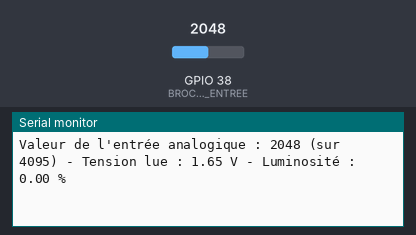
A sketch run on a simulated ESP32. Shown: the last lines printed to the serial monitor. Inputs (shaded band) come from the test bench; at power-on: GPIO 38 (BROCHE_ENTREE) = 2048 (analog values on the 0–4095 scale). WiFi joins after 1.5 s; servers stay silent unless stated; no MQTT or app messages arrive unless stated.

Above: at 3.2 s.
3.3 s: GPIO 38 (BROCHE_ENTREE) set to 2866
At 4.0 s:
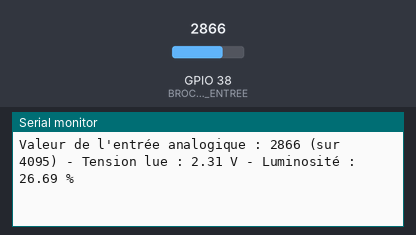
4.8 s: GPIO 38 (BROCHE_ENTREE) set to 3603
At 5.5 s:
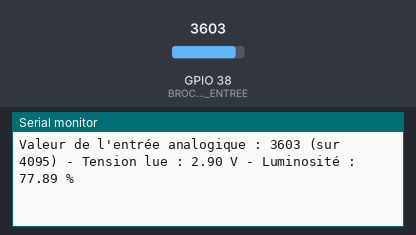
Timing chart, 0 to 7.8 s (numbered marks = the images above; inputs shaded):
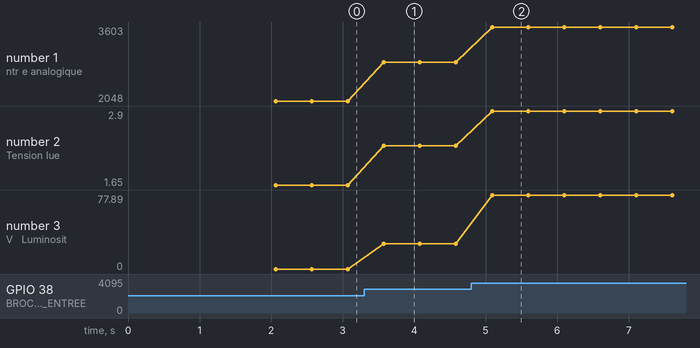

Measured:
- after the input at 3.3 s, the serial monitor: prints a new line after 0.28 s (image 1)
- after the input at 4.8 s, the serial monitor: prints a new line after 0.29 s (image 2)
- plotted number 1: 2048 → 2866 after the input at 3.3 s, 2866 → 3603 after the input at 4.8 s
- plotted number 2: 1.65 → 2.31 after the input at 3.3 s, 2.31 → 2.9 after the input at 4.8 s
- plotted number 3: 0 → 26.69 after the input at 3.3 s, 26.69 → 77.89 after the input at 4.8 s

The sketch:

tutoesp32.ino
```cpp
#include <WiFi.h>
#include <PubSubClient.h>

#define BROCHE_ENTREE 38 // Pin de lecture analogique

int valeurAnalogique;      // Valeur lue sur l'entrée analogique
float tensionAnalogique;   // Tension calculée à partir de la valeur lue
float luminositePourcentage; // Luminosité en pourcentage

// Plage de tensions observée
const float V_MIN = 2.0;
const float V_MAX = 3.16;

// Informations du réseau WiFi
const char* ssid = "RobotiqueCPE";     // Remplace par ton SSID
const char* motDePasse = "AppareilLunaire:DauphinRadio"; // Remplace par ton mot de passe WiFi

// Informations du serveur MQTT
const char* mqtt_server = "134.214.51.148";  // Remplace par l'adresse de ton broker MQTT
const int mqtt_port = 1883;                 // Port par défaut du serveur MQTT (1883)

WiFiClient espClient;
PubSubClient client(espClient);

// Callback pour recevoir les messages MQTT
void callback(char* topic, byte* payload, unsigned int length) {
  payload[length] = '\0'; // Terminer la chaîne de caractères
  String message = String((char*)payload);

  // Réagir à la commande de fin
  if (String(topic) == "/capteur/tutoriel/donnees") {
    if (message == "finish") {
      // Publier le statut "finish"
      client.publish("/capteur/tutoriel/status", "finish");
    }
  }
}

void setup() {
  Serial.begin(115200);

  // Connexion au WiFi
  setup_wifi();

  // Connexion au serveur MQTT
  client.setServer(mqtt_server, mqtt_port);
  client.setCallback(callback); // Définir la fonction callback pour les messages MQTT

  // Configuration de la résolution pour le DAC de l'ESP32
  analogReadResolution(12); // Résolution en 12 bits (de 0 à 4095)

  // Souscrire au topic "donnees" pour écouter la commande de fin
  client.subscribe("/capteur/tutoriel/donnees");

  // Initialiser l'état comme "waiting"
  client.publish("/capteur/tutoriel/status", "waiting");
}

void loop() {
  // Vérifier la connexion au serveur MQTT
  if (!client.connected()) {
    reconnect();
  }
  client.loop();

  // Lecture de l'entrée analogique
  valeurAnalogique = analogRead(BROCHE_ENTREE);

  // Calcul de la tension lue
  tensionAnalogique = (3.3 * valeurAnalogique) / 4095.0;

  // Conversion de la tension en pourcentage de luminosité
  luminositePourcentage = ((tensionAnalogique - V_MIN) / (V_MAX - V_MIN)) * 100;

  // Condition pour limiter la luminosité entre 0% et 100%
  if (luminositePourcentage < 0) {
    luminositePourcentage = 0;
  } else if (luminositePourcentage > 100) {
    luminositePourcentage = 100;
  }

  // Publication de la luminosité sur le topic "/capteur/tutoriel/donnees"
  char payload[50];
  snprintf(payload, sizeof(payload), "Luminosité : %.2f %%", luminositePourcentage);
  client.publish("/capteur/tutoriel/donnees", payload);

  // Affichage des résultats
  Serial.print("Valeur de l'entrée analogique : ");
  Serial.print(valeurAnalogique);
  Serial.print(" (sur 4095)");
  Serial.print(" - Tension lue : ");
  Serial.print(tensionAnalogique);
  Serial.print(" V");
  Serial.print(" - Luminosité : ");
  Serial.print(luminositePourcentage);
  Serial.println(" %");

  delay(500); // Attendre 500 ms avant la prochaine lecture
}

void setup_wifi() {
  delay(10);
  // Connexion au réseau WiFi
  Serial.println();
  Serial.print("Connexion au réseau WiFi ");
  Serial.println(ssid);

  WiFi.begin(ssid, motDePasse);
  while (WiFi.status() != WL_CONNECTED) {
    delay(1000);
    Serial.print(".");
  }
  Serial.println("");
  Serial.println("Connecté au WiFi");
  Serial.print("Adresse IP : ");
  Serial.println(WiFi.localIP());
}

void reconnect() {
  // Boucle jusqu'à ce que la connexion MQTT soit établie
  while (!client.connected()) {
    Serial.print("Tentative de connexion au serveur MQTT...");
    if (client.connect("ESP32Client")) {
      Serial.println("Connecté au serveur MQTT");
      client.subscribe("/capteur/tutoriel/donnees"); // Souscrire au topic "donnees" lors de la reconnexion
    } else {
      Serial.print("Échec, erreur : ");
      Serial.print(client.state());
      delay(5000);
    }
  }
}
```
